Frame 1 (no input): blank canvas, image omitted
Frame 60 (no input): blank canvas, image omitted
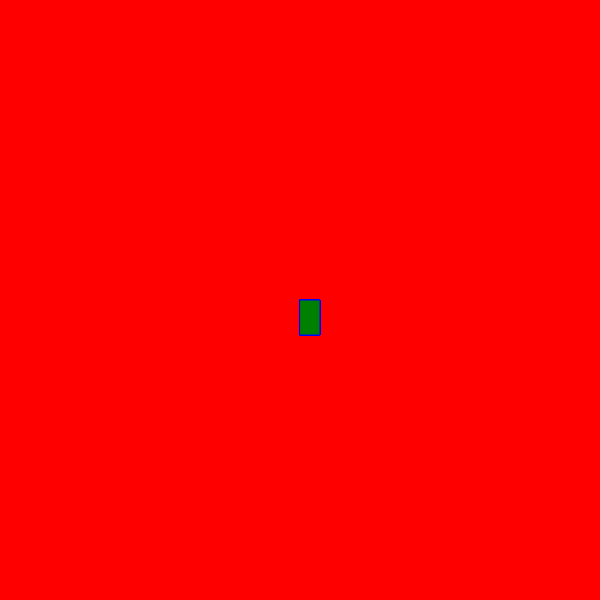
Frame 120 (the mouse pressed at the canvas centre since frame 60)

The p5.js sketch whose frames 1 and 60 were blank and that drew this single picture after the mouse press (run headless with seeded random() and noise() and a simulated clock; from frame 60 on, the mouse is pressed at the canvas centre):

// p5.js sketch
// ── sketch.js
function setup() {
    createCanvas(600, 600);
    background("red");
  }
  
  function draw() {
    stroke("blue");
    fill("green");
  
    //  console.log(mouseIsPressed);
  
    if (mouseIsPressed) {
      rect(mouseX, mouseY, 20, 35);
    }
  }
